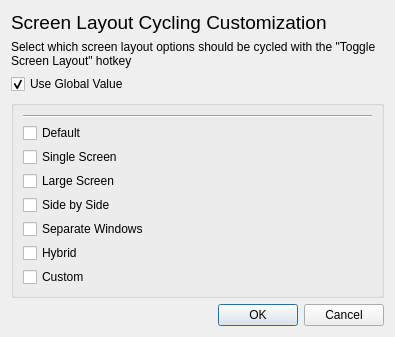
<?xml version="1.0" encoding="UTF-8"?>
<ui version="4.0">
 <class>ConfigureLayoutCycle</class>
 <widget class="QDialog" name="ConfigureLayoutCycle">
  <property name="windowModality">
   <enum>Qt::ApplicationModal</enum>
  </property>
  <property name="geometry">
   <rect>
    <x>0</x>
    <y>0</y>
    <width>395</width>
    <height>334</height>
   </rect>
  </property>
  <property name="sizePolicy">
   <sizepolicy hsizetype="Preferred" vsizetype="Minimum">
    <horstretch>0</horstretch>
    <verstretch>0</verstretch>
   </sizepolicy>
  </property>
  <layout class="QVBoxLayout" name="verticalLayout" stretch="0,0,0,1,0">
   <property name="sizeConstraint">
    <enum>QLayout::SetDefaultConstraint</enum>
   </property>
   <item>
    <widget class="QLabel" name="label">
     <property name="sizePolicy">
      <sizepolicy hsizetype="Preferred" vsizetype="Preferred">
       <horstretch>0</horstretch>
       <verstretch>0</verstretch>
      </sizepolicy>
     </property>
     <property name="font">
      <font>
       <pointsize>14</pointsize>
      </font>
     </property>
     <property name="text">
      <string>Screen Layout Cycling Customization</string>
     </property>
     <property name="wordWrap">
      <bool>true</bool>
     </property>
    </widget>
   </item>
   <item>
    <widget class="QLabel" name="instructions">
     <property name="sizePolicy">
      <sizepolicy hsizetype="Preferred" vsizetype="Preferred">
       <horstretch>0</horstretch>
       <verstretch>0</verstretch>
      </sizepolicy>
     </property>
     <property name="text">
      <string>Select which screen layout options should be cycled with the &quot;Toggle Screen Layout&quot; hotkey</string>
     </property>
     <property name="wordWrap">
      <bool>true</bool>
     </property>
    </widget>
   </item>
   <item>
    <widget class="QCheckBox" name="globalCheck">
     <property name="text">
      <string>Use Global Value</string>
     </property>
     <property name="checked">
      <bool>true</bool>
     </property>
    </widget>
   </item>
   <item>
    <widget class="QGroupBox" name="checkGroup">
     <property name="enabled">
      <bool>true</bool>
     </property>
     <layout class="QVBoxLayout" name="vertLayout">
      <item>
       <widget class="Line" name="line">
        <property name="orientation">
         <enum>Qt::Horizontal</enum>
        </property>
       </widget>
      </item>
      <item>
       <widget class="QCheckBox" name="defaultCheck">
        <property name="text">
         <string>Default</string>
        </property>
        <property name="checked">
         <bool>false</bool>
        </property>
       </widget>
      </item>
      <item>
       <widget class="QCheckBox" name="singleCheck">
        <property name="text">
         <string>Single Screen</string>
        </property>
        <property name="checked">
         <bool>false</bool>
        </property>
       </widget>
      </item>
      <item>
       <widget class="QCheckBox" name="largeCheck">
        <property name="text">
         <string>Large Screen</string>
        </property>
        <property name="checked">
         <bool>false</bool>
        </property>
       </widget>
      </item>
      <item>
       <widget class="QCheckBox" name="sidebysideCheck">
        <property name="text">
         <string>Side by Side</string>
        </property>
        <property name="checked">
         <bool>false</bool>
        </property>
       </widget>
      </item>
      <item>
       <widget class="QCheckBox" name="separateCheck">
        <property name="text">
         <string>Separate Windows</string>
        </property>
        <property name="checked">
         <bool>false</bool>
        </property>
       </widget>
      </item>
      <item>
       <widget class="QCheckBox" name="hybridCheck">
        <property name="text">
         <string>Hybrid</string>
        </property>
        <property name="checked">
         <bool>false</bool>
        </property>
       </widget>
      </item>
      <item>
       <widget class="QCheckBox" name="customCheck">
        <property name="text">
         <string>Custom</string>
        </property>
        <property name="checked">
         <bool>false</bool>
        </property>
       </widget>
      </item>
     </layout>
    </widget>
   </item>
   <item>
    <widget class="QDialogButtonBox" name="buttonBox">
     <property name="orientation">
      <enum>Qt::Horizontal</enum>
     </property>
     <property name="standardButtons">
      <set>QDialogButtonBox::Cancel|QDialogButtonBox::Ok</set>
     </property>
    </widget>
   </item>
  </layout>
 </widget>
 <resources/>
 <connections>
  <connection>
   <sender>buttonBox</sender>
   <signal>accepted()</signal>
   <receiver>ConfigureLayoutCycle</receiver>
   <slot>accept()</slot>
   <hints>
    <hint type="sourcelabel">
     <x>248</x>
     <y>254</y>
    </hint>
    <hint type="destinationlabel">
     <x>157</x>
     <y>274</y>
    </hint>
   </hints>
  </connection>
  <connection>
   <sender>buttonBox</sender>
   <signal>rejected()</signal>
   <receiver>ConfigureLayoutCycle</receiver>
   <slot>reject()</slot>
   <hints>
    <hint type="sourcelabel">
     <x>316</x>
     <y>260</y>
    </hint>
    <hint type="destinationlabel">
     <x>286</x>
     <y>274</y>
    </hint>
   </hints>
  </connection>
 </connections>
</ui>
